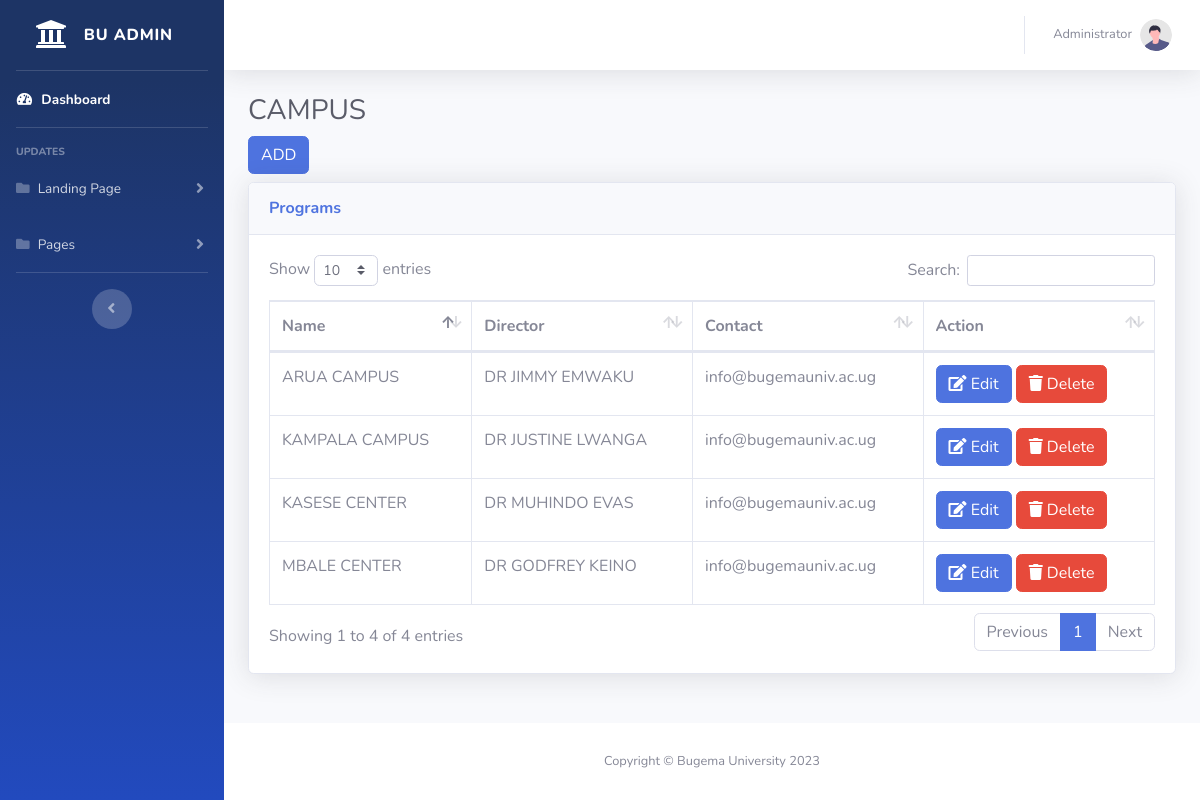
/webmaster/campus.php (signed in), run on the app's committed database.
### tables this page shows
CREATE TABLE `campus` (
  `id` int(11) NOT NULL,
  `name` varchar(255) NOT NULL,
  `director` varchar(255) NOT NULL,
  `number` varchar(255) NOT NULL,
  `email` varchar(255) NOT NULL,
  `location` varchar(500) NOT NULL,
  `campus_photo` varchar(255) NOT NULL,
  `director_photo` varchar(255) NOT NULL
);

### webmaster/campus.php (the view, shortened to what this page needs)
<?php
    require_once 'header.php';
    require_once 'sidebar.php';
?>
<div class="container-fluid">
<h1 class="h3 mb-2 text-gray-800">CAMPUS</h1>
<button type="button" class="btn btn-primary" data-toggle="modal" data-target="#exampleModalCenter">
    ADD
</button>
<div class="card shadow mb-4 mt-2">
    <div class="card-header py-3">
        <h6 class="m-0 font-weight-bold text-primary">Programs</h6>
    </div>
    <div class="card-body">
        <div class="table-responsive">
            <table class="table table-bordered" id="dataTable" width="100%" cellspacing="0">
                <thead>
                    <tr>
                        <th>Name</th>
                        <th>Director</th>
                        <th>Contact</th>
                        <th>Action</th>
                    </tr>
                </thead>
                <tbody>
                <?php
                    require_once 'includes/config.php';
                    $sql = "SELECT * FROM campus";
                    $result = $conn->query($sql);
                    if ($result->num_rows > 0) {
                        while ($row = $result->fetch_assoc()) {
                            $name = $row["name"];
                            $overview = $row["director"];
                            $duration = $row["email"];
                            echo '<tr>';
                            echo '<td>' . $name . '</td>';
                            echo '<td>' . $overview . '</td>';
                            echo '<td>' . $duration . '</td>';
                            echo "<td>";
                            echo "<a href='includes/update_campus.php?id=" . $row["id"] . "'> <button class='btn btn-primary'><i class='fa fa-edit'></i> Edit</button></a>";
                            echo "<a href='includes/del_campus.php?id=" . $row["id"] . "' onclick='return confirm(\"Are you sure you want to delete?\");'> <button class='btn btn-danger'><i class='fa fa-trash'></i> Delete</button></a>";
                            echo "</td>";
                            echo '</tr>';
                        }
                    } else {
                        echo '<tr><td colspan="5">No records found</td></tr>';
                    }
                    ?>
                </tbody>
            </table>
        </div>
    </div>
</div>
</div>
<?php
    require_once 'footer.php';
?>

### data on the page
campus: name "KAMPALA CAMPUS", director "DR JUSTINE LWANGA", email "info@bugemauniv.ac.ug"
campus: name "ARUA CAMPUS", director "DR JIMMY EMWAKU", email "info@bugemauniv.ac.ug"
campus: name "MBALE CENTER", director "DR GODFREY KEINO", email "info@bugemauniv.ac.ug"
campus: name "KASESE CENTER", director "DR MUHINDO EVAS", email "info@bugemauniv.ac.ug"
